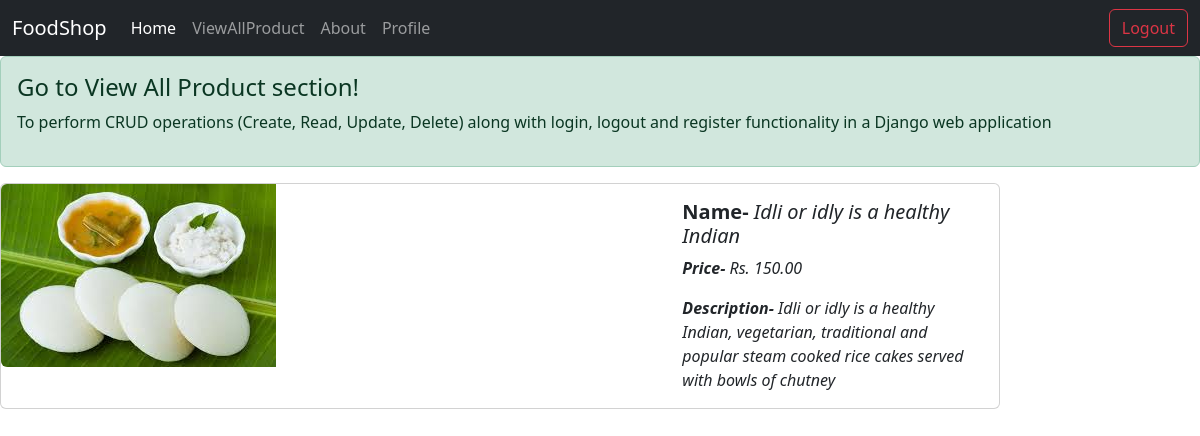
Screenshot of /4/ (signed in) with the database file from the repository.
### foodapp/models.py (models this page shows, shortened)
class Item(models.Model):
    item_name=models.CharField(max_length=122)
    item_desc=models.CharField(max_length=122)
    item_price=models.IntegerField()
    item_image=models.FileField(max_length=122)

### foodapp/views.py (the view)
# urls.py: path('<int:item_id>/', detail, name='detail'),
@login_required
def detail(request,item_id):
    item=Item.objects.get(pk=item_id)
    context={
        'item':item,
    }
    return render(request,'details.html',context)

### foodapp/templates/details.html
{% extends "base.html" %}
{% block body %}
<div class="card" style="max-width: 1000px;">
  <div class="row g-0">
    <div class="col-md-8">
      <img src="/media/{{ item.item_image }}" class="img-fluid rounded-start" alt="...">
    </div>
    <div class="col-md-4">
      <div class="card-body">
        <h5 class="card-title"><b>Name- </b><i>{{ item.item_name }}<i></h5>
        <p class="card-text"><b>Price- </b>Rs. {{item.item_price}}.00</p>
        <p class="card-text"><b>Description- </b>{{item.item_desc}}</p>
      </div>
    </div>
  </div>
</div>
{% endblock %}

### rows the page displays
Item: item_image (picture), item_name "Idli or idly is a healthy Indian", item_price "150", item_desc "Idli or idly is a healthy Indian, vegetarian, traditional and popular steam cooked rice cakes served with bowls of chutney"
